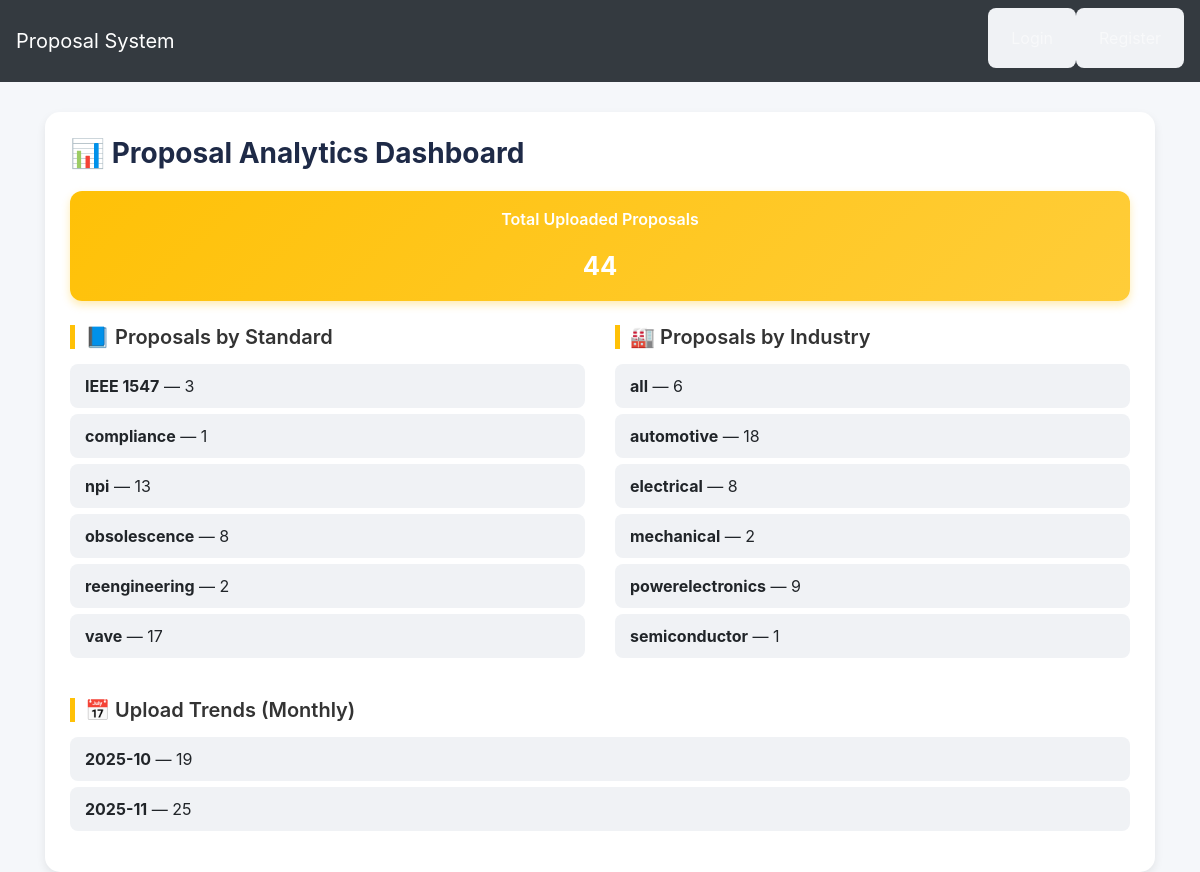
Screenshot of /analytics (signed in) with the database file from the repository.
### newapp.py (models this page shows)
class Proposal(db.Model):
    __tablename__ = 'proposals'
    id = db.Column(db.Integer, primary_key=True)
    title = db.Column(db.String(150), nullable=False)
    description = db.Column(db.Text, nullable=True)
    standard = db.Column(db.String(100), nullable=True)
    industry = db.Column(db.String(100), nullable=True)
    filename = db.Column(db.String(200), nullable=True)
    file_size = db.Column(db.Float, nullable=True)  # ✅ new field added
    uploaded_at = db.Column(db.DateTime, default=datetime.utcnow)
    user_id = db.Column(db.Integer, db.ForeignKey('users.id'), nullable=False)

### newapp.py (the view)
    @app.route('/analytics')
    @login_required
    def analytics():
        total_proposals = Proposal.query.count()
        by_standard = db.session.query(
            Proposal.standard, db.func.count(Proposal.id)
            ).group_by(Proposal.standard).all()
        by_industry = db.session.query(
            Proposal.industry, db.func.count(Proposal.id)
            ).group_by(Proposal.industry).all()
        monthly_trends = db.session.query(
            db.func.strftime("%Y-%m", Proposal.uploaded_at),
            db.func.count(Proposal.id)
            ).group_by(db.func.strftime("%Y-%m", Proposal.uploaded_at)).all()
        return render_template(
            'analytics.html',
            total_proposals=total_proposals,
            by_standard=by_standard,
            by_industry=by_industry,
            monthly_trends=monthly_trends
            )

### templates/analytics.html (shortened to what this page needs)
{% extends "base.html" %}
{% block content %}
<div class="container analytics-container fade-in">
  <h3>📊 Proposal Analytics Dashboard</h3>
  <div class="card card-stat mb-4 p-3 text-center">
    <p>Total Uploaded Proposals</p>
    <div class="stat-number">{{ total_proposals }}</div>
  </div>
  <div class="row mt-4">
    <div class="col-md-6">
      <h5 class="section-title">📘 Proposals by Standard</h5>
      <ul>
        {% for std, count in by_standard %}
          <li><strong>{{ std or 'Unspecified' }}</strong> — {{ count }}</li>
        {% endfor %}
      </ul>
    </div>
    <div class="col-md-6">
      <h5 class="section-title">🏭 Proposals by Industry</h5>
      <ul>
        {% for ind, count in by_industry %}
          <li><strong>{{ ind or 'Unspecified' }}</strong> — {{ count }}</li>
        {% endfor %}
      </ul>
    </div>
  </div>
  <div class="mt-4">
    <h5 class="section-title">📅 Upload Trends (Monthly)</h5>
    <ul>
      {% for month, count in monthly_trends %}
        <li><strong>{{ month }}</strong> — {{ count }}</li>
      {% endfor %}
    </ul>
  </div>
</div>
{% endblock %}

### templates/analytics.html (style rules this page uses)
body { background-color: #f5f7fa; }
.analytics-container { background: #ffffff; border-radius: 15px; box-shadow: 0 4px 10px rgba(0, 0, 0, 0.08); padding: 25px; margin-top: 30px; }
h3 { color: #1e2a47; font-weight: 700; margin-bottom: 20px; }
h5 { color: #333; font-weight: 600; }
ul { list-style: none; padding-left: 0; }
li { background: #f0f2f5; border-radius: 8px; padding: 10px 15px; margin-bottom: 6px; transition: 0.2s ease; }
.card-stat { background: linear-gradient(135deg, #ffc107, #ffcd39); border: none; border-radius: 12px; color: #fff; font-weight: 600; box-shadow: 0 4px 8px rgba(255, 193, 7, 0.3); }
.stat-number { font-size: 1.6rem; font-weight: 700; }
.section-title { border-left: 5px solid #ffc107; padding-left: 10px; margin-bottom: 15px; }
.fade-in { animation: fadeIn 0.8s ease-in; }

### rows the page displays
Proposal: standard "compliance", user "1"
Proposal: standard "npi", id "13"
Proposal: standard "obsolescence", id "8", industry "electrical"
Proposal: standard "reengineering", id "2"
Proposal: standard "vave", id "17"
Proposal: industry "semiconductor", user "1"

### other values shown
{{ total_proposals }} "44"
{{ std or 'Unspecified' }} "IEEE 1547"
{{ count }} "3"
{{ ind or 'Unspecified' }} "all" "automotive" "mechanical" "powerelectronics"
{{ count }} "6" "18" "2" "9"
{{ month }} "2025-10" "2025-11"
{{ count }} "19" "25"
